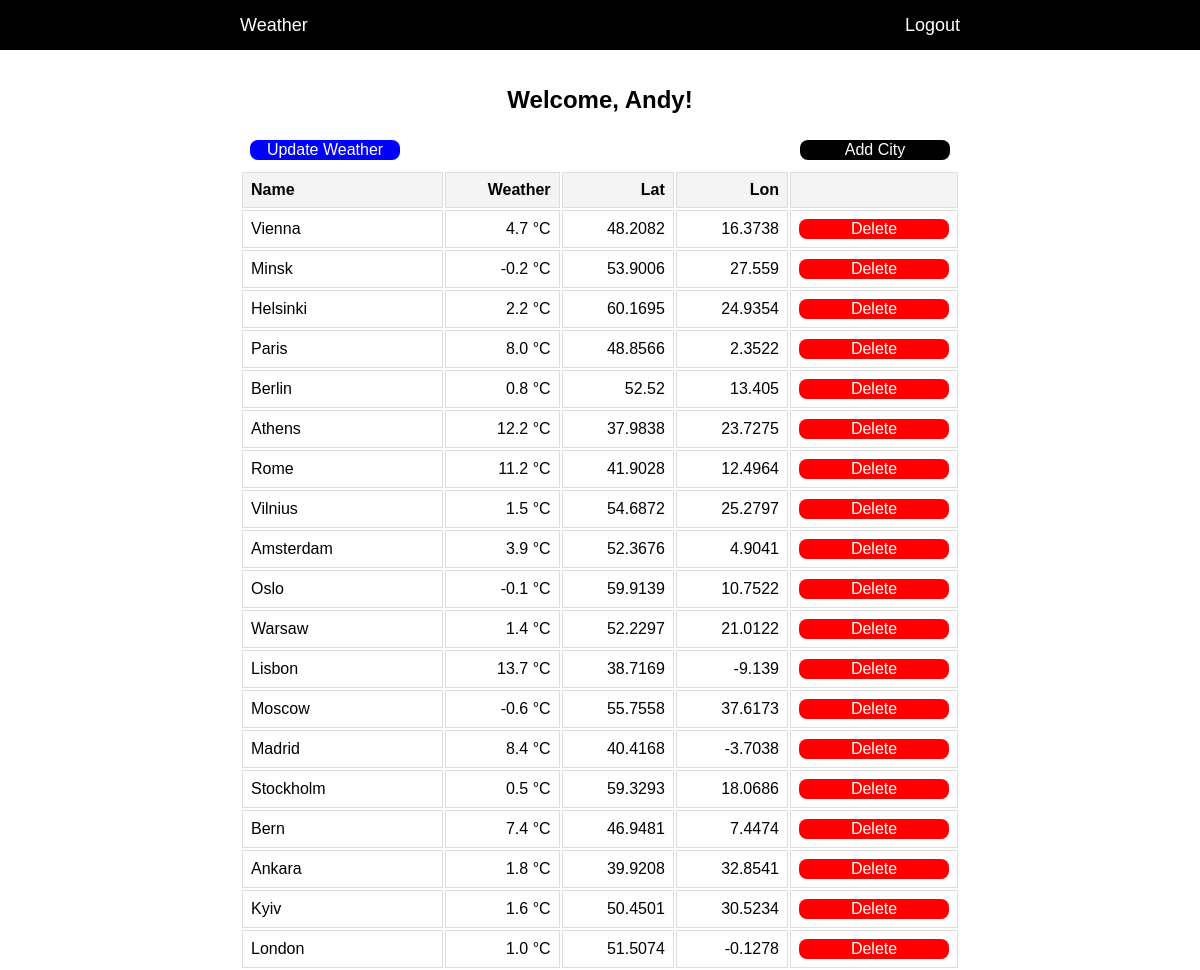
The page / (signed in) on the database its author committed.
### models.py (models this page shows)
class User(Base):
    __tablename__ = "users"
    id = Column(Integer, primary_key=True, index=True)
    username = Column(String, unique=True, index=True, nullable=False)
    password = Column(String, nullable=False)
    cities = relationship("City", back_populates="user")

class City(Base):
    __tablename__ = "cities"
    id = Column(Integer, primary_key=True, index=True)
    user_id = Column(Integer, ForeignKey("users.id"))
    name = Column(String, nullable=False)
    latitude = Column(Float, nullable=False)
    longitude = Column(Float, nullable=False)
    temperature = Column(Float, nullable=True)
    updated_at = Column(DateTime, nullable=True)
    user = relationship("User", back_populates="cities")

### main.py (the view)
@app.get("/")
async def read_root(request: Request, db: SessionLocal = Depends(get_db), user: User = Depends(get_current_user)):
    if not user:
        return RedirectResponse("/login", status_code=303)
    cities = db.query(City).filter(City.user_id == user.id).all()
    return templates.TemplateResponse("index.html", {"request": request, "user": user, "cities": cities})

### templates/index.html (shortened to what this page needs)
{% extends "layout.html" %}
{% block content %}
    <h1>Welcome, {{ user.username }}!</h1>
    <div class="controls">
      <button class="update-button" onclick="update_weather()">Update Weather</button>
      <button id="add-button" class="add-button" onclick="open_modal()">Add City</button>
    </div>
    <table>
      <colgroup>
        <col class="right-align">
        <col class="right-align">
        <col class="right-align">
        <col class="right-align">
        <col class="center-align">
      </colgroup>
      <thead>
        <tr>
          <th width="40%">Name</th>
          <th width="20%">Weather</th>
          <th width="20%">Lat</th>
          <th width="20%">Lon</th>
          <th width="20%"></th>
        </tr>
      </thead>
      <tbody>
        {% for city in cities %}
        <tr>
          <td>{{ city.name }}</td>
          <td>{{ city.temperature if city.temperature else "No data" }} °C</td>
          <td>{{ city.latitude }}</td>
          <td>{{ city.longitude }}</td>
          <td><button class="delete-button" onclick="delete_city({{ city.id }})">Delete</button></td>
        </tr>
        {% endfor %}
      </tbody>
    </table>
{% endblock %}

### templates/layout.html (shortened to what this page needs)
<!DOCTYPE html>
<html lang="en">
  <head>
    <link rel="stylesheet" href="../static/styles.css">
  </head>
  <body>
    <header>
      <nav>
        <a href="/">Weather</a>
        <a href="/logout">Logout</a>
      </nav>
    </header>
    <main>
    {% block content %}{% endblock %}
    </main>
  </body>
</html>

### static/styles.css (style rules this page uses)
body { margin: 0; font-family: Arial, sans-serif; }
header { background-color: black; color: white; height: 50px; padding: 0 20vw; font-size: 18px; display: flex; align-items: center; }
header a { color: white; text-decoration: none; }
nav { display: flex; width: 100%; justify-content: space-between; }
main { padding: 0 20vw; }
h1 { font-size: 24px; text-align: center; padding-top: 20px; }
p, button, input { font-size: 16px; }
button { text-align: center; width: 150px; min-width: 150px; color: white; border: none; border-radius: 8px; }
table { width: 100%; }
th, td { border: 1px solid #ddd; padding: 8px; }
th { background-color: #f4f4f4; }
th:nth-child(1), td:nth-child(1) { text-align: left; }
th:nth-child(2), td:nth-child(2), th:nth-child(3), td:nth-child(3), th:nth-child(4), td:nth-child(4), th:nth-child(5), td:nth-child(5) { text-align: right; }
.controls { display: flex; justify-content: space-between; padding: 10px; }
button.add-button { background-color: black; }
button.update-button { background-color: blue; }
button.delete-button { background-color: red; }

### rows shown on the page
User: username "Andy"
City: name "Vienna", temperature "4.7", latitude "48.2082", longitude "16.3738"
City: name "Minsk", temperature "-0.2", latitude "53.9006", longitude "27.559"
City: name "Helsinki", temperature "2.2", latitude "60.1695", longitude "24.9354"
City: name "Paris", temperature "8.0", latitude "48.8566", longitude "2.3522"
City: name "Berlin", temperature "0.8", latitude "52.52", longitude "13.405"
City: name "Athens", temperature "12.2", latitude "37.9838", longitude "23.7275"
City: name "Rome", temperature "11.2", latitude "41.9028", longitude "12.4964"
City: name "Vilnius", temperature "1.5", latitude "54.6872", longitude "25.2797"
City: name "Amsterdam", temperature "3.9", latitude "52.3676", longitude "4.9041"
City: name "Oslo", temperature "-0.1", latitude "59.9139", longitude "10.7522"
City: name "Warsaw", temperature "1.4", latitude "52.2297", longitude "21.0122"
City: name "Lisbon", temperature "13.7", latitude "38.7169", longitude "-9.139"
City: name "Moscow", temperature "-0.6", latitude "55.7558", longitude "37.6173"
City: name "Madrid", temperature "8.4", latitude "40.4168", longitude "-3.7038"
City: name "Stockholm", temperature "0.5", latitude "59.3293", longitude "18.0686"
City: name "Bern", temperature "7.4", latitude "46.9481", longitude "7.4474"
City: name "Ankara", temperature "1.8", latitude "39.9208", longitude "32.8541"
City: name "Kyiv", temperature "1.6", latitude "50.4501", longitude "30.5234"
City: name "London", temperature "1.0", latitude "51.5074", longitude "-0.1278"
